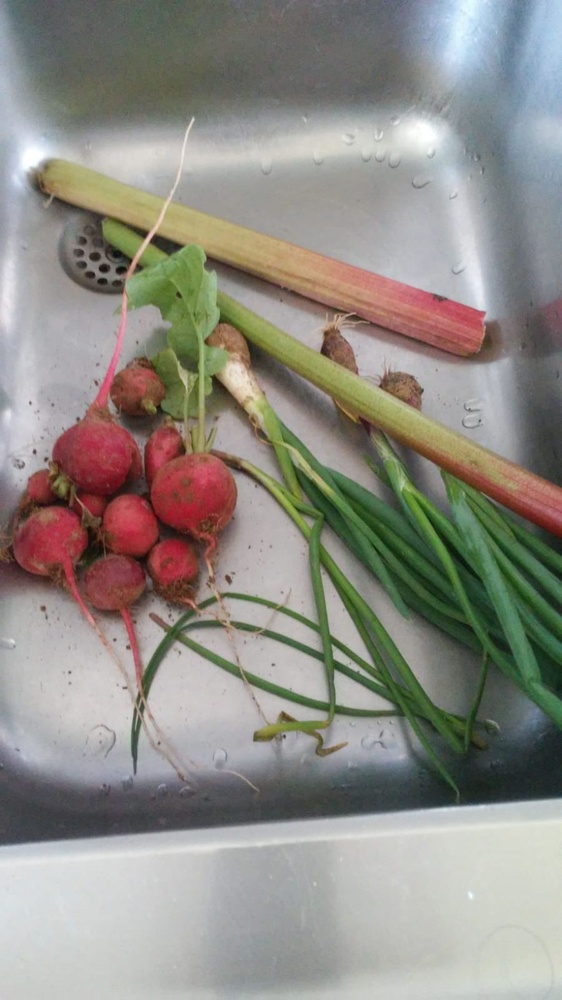
#> input picture data/1.jpg, 562 x 1000 px, shrunk from 900 x 1600 before the run, found by its file name
$ python pca.py
#> lines starting #> are read from the running program, lines starting #| are printed output that depends on the picture; long printed decimals are rounded
### dim_reduction/utils.py
import numpy as np

def pca_compression_ratio(original_shape, n_components):
    """
    Compute PCA compression ratio for an image reshaped into (n_samples, n_features).

    Args:
        original_shape (tuple): Shape of the centered data (n_samples, n_features).
        n_components (int): Number of principal components kept.

    Returns:
        dict: {
            "original_size": number of values in original data,
            "compressed_size": number of values after PCA (proj_data + eigenvectors),
            "ratio": compressed_size / original_size
        }
    """
    n_samples, n_features = original_shape

    # original storage = full matrix
    original_size = n_samples * n_features

    # PCA storage = projected data + eigenvectors
    compressed_size = (n_samples * n_components) + (n_features * n_components)

    ratio = compressed_size / original_size

    return {
        "original_size": original_size,
        "compressed_size": compressed_size,
        "ratio": ratio
    }

### dim_reduction/pca.py
import numpy as np
from PIL import Image
import matplotlib.pyplot as plt
from .utils import pca_compression_ratio


# [21 lines of commented-out code are left out]
img = Image.open("data/1.jpg").convert("L")  # force grayscale
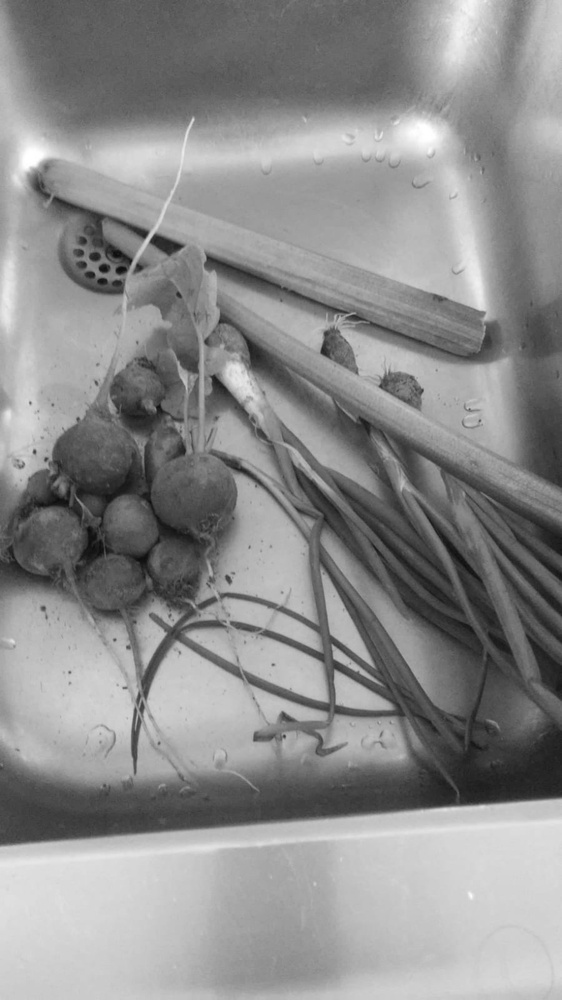
#> img: PIL image 562x1000 L; min 11, max 255, mean 140.4
data = np.array(img) / 255.0
# Center the data.
feature_mean = np.mean(data, axis=0)
#> feature_mean = 562 values, max 0.648 at index 14, min 0.497 at index 135, mean 0.551
centered = data - feature_mean
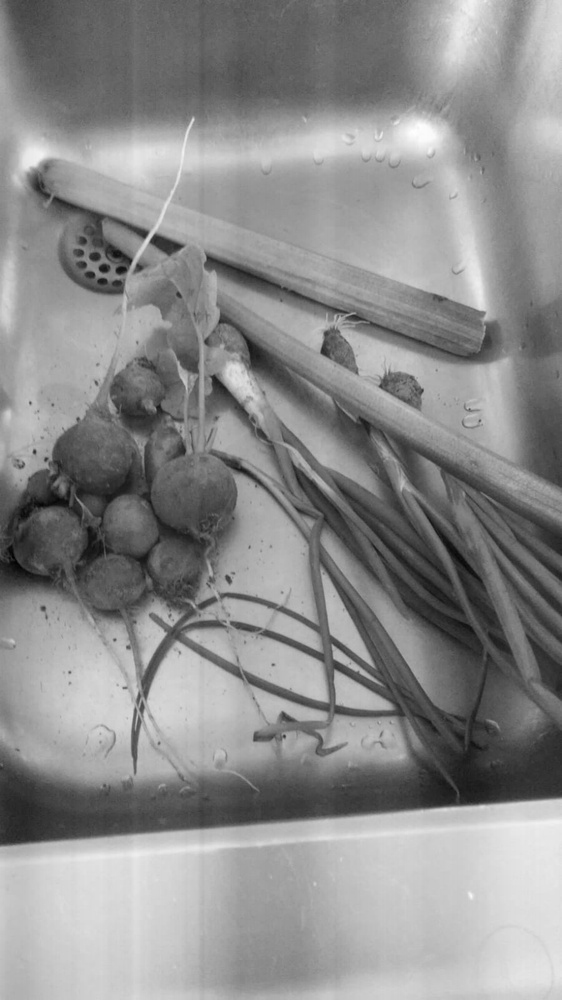
#> centered: shape (1000, 562) float64; min -0.55, max 0.449, mean 5.24e-16; drawn with min black and max white

# Covariance of the samples.
covar = np.cov(centered, rowvar=False)
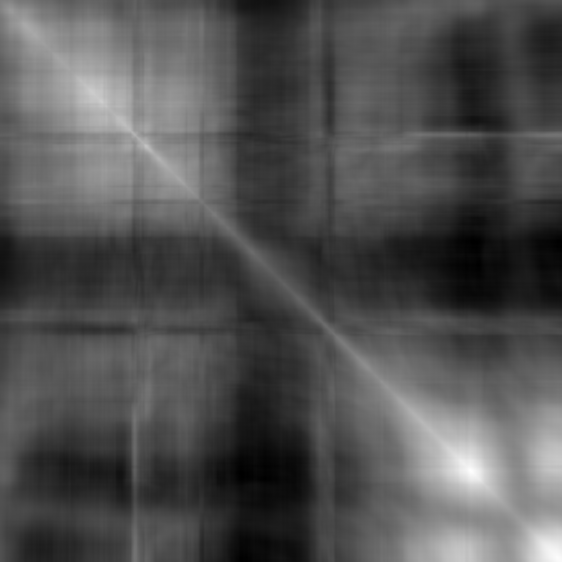
#> covar: shape (562, 562) float64; min -0.00572, max 0.0648, mean 0.0169; drawn with min black and max white

# Eigen decomposition.
eigenvalues, eigenvectors = np.linalg.eigh(covar)
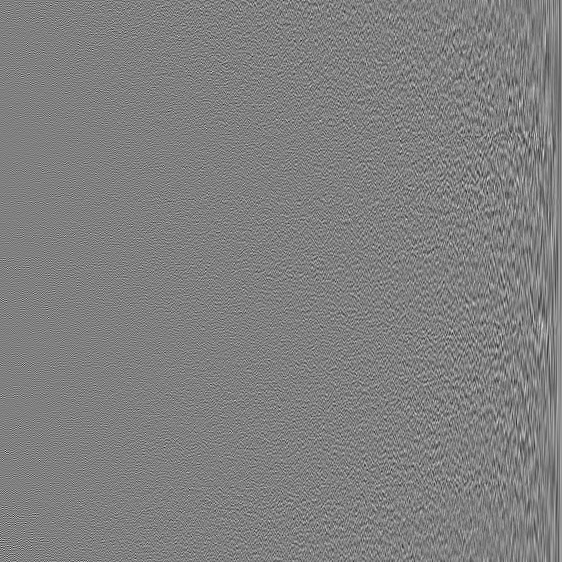
#> eigenvectors: shape (562, 562) float64; min -0.253, max 0.25, mean 7.42e-05; drawn with min black and max white
#> eigenvalues = 562 values from 3.01e-07 to 10.25

# Sort eigenpairs.
idx = np.argsort(eigenvalues)[::-1]
#> idx = 562 values, max 561 at index 0, min 0 at index 561, mean 280.5
ordered_ev = eigenvalues[idx]
#> ordered_ev = 562 values, max 10.25 at index 0, min 3.01e-07 at index 561, mean 0.0384
ordered_ve = eigenvectors[:, idx]
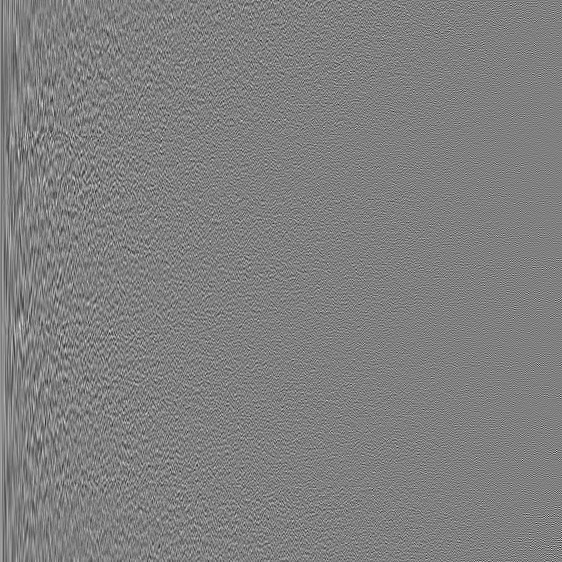
#> ordered_ve: shape (562, 562) float64; min -0.253, max 0.25, mean 7.42e-05; drawn with min black and max white

# Explained variance ratio.
explained_var_ratio = ordered_ev / np.sum(ordered_ev)
#> explained_var_ratio = 562 values, max 0.475 at index 0, min 1.39e-08 at index 561, mean 0.00178
cum_explained_var = np.cumsum(explained_var_ratio)
#> cum_explained_var = 562 values from 0.475 to 1

# Choose k components to keep 95% of variance.
target_variance = 0.95
k = np.argmax(cum_explained_var >= target_variance) + 1
#> k = 19
print(f"Keeping {k} components to preserve {target_variance*100:.1f}% variance.")
#| Keeping 19 components to preserve 95.0% variance.

# Projection onto top-k components.
top_k_vecs = ordered_ve[:, :k]            # (n_features, k)
proj_data = centered @ top_k_vecs         # (n_samples, k)

print("Projection shape:", proj_data.shape)
#| Projection shape: (1000, 19)
print("First 5 explained variance ratios:", explained_var_ratio[:5])
#| First 5 explained variance ratios: [0.4749 0.2272 0.05192 0.04406 0.02587]
print("Cumulative variance at k:", cum_explained_var[k-1])
#| Cumulative variance at k: 0.9513

# ==== Reconstruction ====
reconstructed = proj_data @ top_k_vecs.T  # back to original space
reconstructed = reconstructed + feature_mean
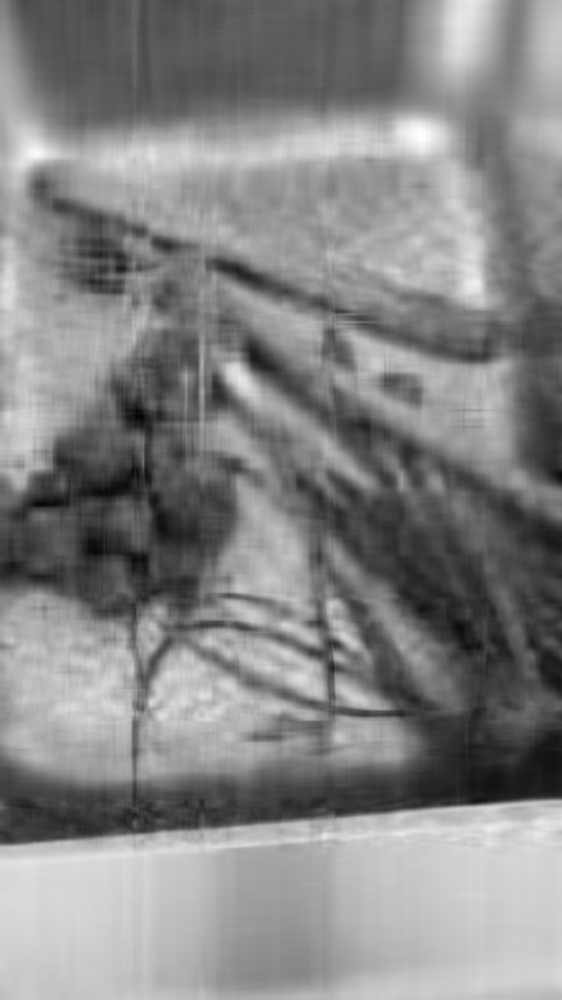
#> reconstructed: shape (1000, 562) float64; min 0.049, max 1.01, mean 0.551; drawn with min black and max white
reconstructed = np.clip(reconstructed, 0, 1)

# Reshape back to image.
if img.mode == "L":
    recon_img = reconstructed
# [7 lines of commented-out code are left out]
plt.figure(figsize=(10, 4))

# Original
plt.subplot(1, 2, 1)
plt.imshow(data)
plt.title("Original")
plt.axis("off")

# Reconstructed
plt.subplot(1, 2, 2)
plt.imshow(recon_img)
plt.title(f"Reconstructed ({k} PCs)")
plt.axis("off")

plt.show()
# ---- Scatter plots of multiple PC pairs ----
pairs = [(0, 1), (1, 2), (2, 3)]  # PC1 vs PC2, PC2 vs PC3, PC3 vs PC4
plt.figure(figsize=(15, 4))
for i, (a, b) in enumerate(pairs):
    plt.subplot(1, len(pairs), i+1)
    plt.scatter(centered @ ordered_ve[:, a],
                centered @ ordered_ve[:, b],
                s=5, alpha=0.6)
    plt.xlabel(f"PC{a+1}")
    plt.ylabel(f"PC{b+1}")
    plt.title(f"PC{a+1} vs PC{b+1}")
plt.tight_layout()
plt.show()
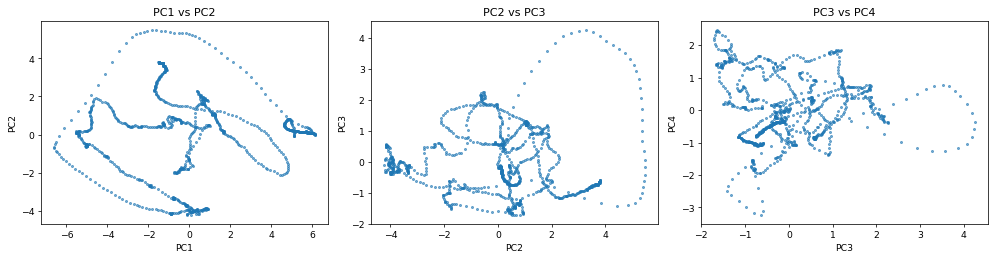
#> figure drawn by matplotlib, 3 panels


stats = pca_compression_ratio(centered.shape, k)
#> in pca_compression_ratio, `compressed_size = (n_samples * n_components) + (n_features * n_compone..`: compressed_size = 29678
#> in pca_compression_ratio, `ratio = compressed_size / original_size`: ratio = 0.0528
#> stats = {'original_size': 562000, 'compressed_size': 29678, 'ratio': 0.0528}
print(f"Original size: {stats['original_size']}")
#| Original size: 562000
print(f"Compressed size: {stats['compressed_size']}")
#| Compressed size: 29678
print(f"Compression ratio: {stats['ratio']:.4f}")
#| Compression ratio: 0.0528
